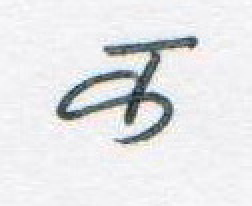
%> input picture data/ka.jpg, 126 x 103 px (shown 2 times larger)
$ octave preprocessingDemo.m   (GNU Octave 9; MATLAB toolbox functions it lacks are replaced by stand-ins)
%> lines starting %> are read from the running program, lines starting %| are printed output that depends on the picture; in (x1, y1, x2, y2) boxes, pixels count from 0 and x2, y2 are one past the last pixel; in counts of white or black regions, pixels touching at a corner belong together; the program's own positions count from 1
### preprocessing/universe_of_discourse.m
function [discoursed_image]=universe_of_discourse(image)
% Universe of discourse is defined as the shortest matrix that fits the
% entire character skeleton. The Universe of discourse is selected because
% the features extracted from the character image include the positions of
% different line segments in the character image. So every character image
% should be independent of its Image size.
% [row,col]=size(image);
% uppermost=1;
% lowermost=row;
% leftmost=1;
% rightmost=col;

currentimage=image;
[row,column]=size(currentimage);
for j=1:row
    currentrow=currentimage(j,:);
    temp=find(currentrow==1, 1);
    if isempty(temp)
        continue;
    else
        uppermost=j;
        break;
    end
end
for j=1:column
    currentcolumn=currentimage(:,j);
    temp=find(currentcolumn==1, 1);
    if isempty(temp)
        continue;
    else
        leftmost=j;
        break;
    end
end
for j=column:-1:1
    currentcolumn=currentimage(:,j);
    temp=find(currentcolumn==1, 1);
    if isempty(temp)
        continue;
    else
        rightmost=j;
        break;
    end
end
for j=row:-1:1
    currentrow=currentimage(j,:);
    temp=find(currentrow==1, 1);
    if isempty(temp)
        continue;
    else
        lowermost=j;
        break;
    end
end
discoursed_image=currentimage(uppermost:lowermost,leftmost:rightmost);
end

### preprocessingDemo.m
%% Preprocessing Demo
% Ashok Kumar Pant
% ashokpant87@gmail.com
% Date: 5 Apr 2012
addpath(genpath(pwd))
%% Read Image
img_rgb = imread('data/ka.jpg');
%> img_rgb is the input picture: size 103x126x3 uint8; mean R, G, B 228.8, 229.6, 231.5
figure('units', 'normalized', 'outerposition', [0 0 0.5 0.5]);
subplot(3, 3, 1), imshow(img_rgb);
imshow(img_rgb);
title('Given Image','FontSize',14);
%% 1. RGB to Gray Scale Conversion
img_gray = rgb2gray(img_rgb);
subplot(3, 3, 2), imshow(img_gray);
title('Gray Image', 'FontSize', 14);
  axis square;
%% 2. Noise Removal
img_denoised = medfilt2(img_gray);
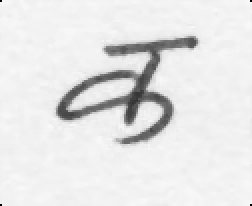
%> img_denoised: size 103x126 uint8 (shown 2 times larger); min 0, max 249, mean 229.5
img_denoised = img_denoised(2:end - 1, 2:end - 1); % remove corner pixels
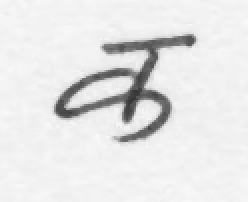
%> img_denoised: size 101x124 uint8 (shown 2 times larger); min 51, max 249, mean 229.1
subplot(3, 3, 3), imshow(img_denoised);
title('Denoised Image', 'FontSize', 14);
%% 3.  Image Binarization
img_binarized = im2bw(img_denoised);
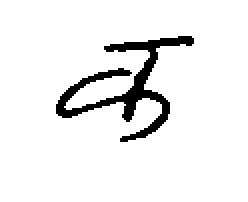
%> img_binarized: size 101x124 logical (shown 2 times larger); 93.4% white; 1 black region, box (x1, y1, x2, y2) and area: (28, 18, 97, 71) 830
subplot(3, 3, 4), imshow(img_binarized);
title('Binarized Image', 'FontSize', 14);
%% 4.  Image Inversion
img_inverted = ~ img_binarized;
subplot(3, 3, 5), imshow(img_inverted);
title('Inverted Image', 'FontSize', 14);
%% 5. Universe of Discourse
img_discoursed = universe_of_discourse(img_inverted);
%> the loop in universe_of_discourse, `for j=1:row` made 19 passes
%> temp on pass 19: 90
%> the loop in universe_of_discourse, `for j=1:column` made 29 passes
%> temp on pass 29: 53
%> the loop in universe_of_discourse, `for j=column:-1:1` made 28 passes
%> temp on pass 28: 20
%> the loop in universe_of_discourse, `for j=row:-1:1` made 31 passes
%> temp on pass 31: 61
%> in universe_of_discourse, `discoursed_image=currentimage(uppermost:lowermost,leftmost:rightmost);`:
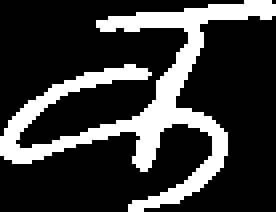
%> discoursed_image: size 53x69 logical (shown 4 times larger); 22.7% white; 1 white region, box (x1, y1, x2, y2) and area: (0, 0, 69, 53) 830
subplot(3, 3, 6), imshow(img_discoursed);
title('Discoursed Image', 'FontSize', 14);
%% 6. Size Normalization
img_normalized = imresize(img_discoursed, [36 36]);
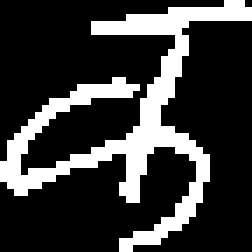
%> img_normalized: size 36x36 logical (shown 7 times larger); 22.5% white in thin lines or dots
subplot(3, 3, 7), imshow(img_normalized);
title('Resized Image (36x36)', 'FontSize', 14);
%% 7. Image Skeletonization
%> (the run ends here)
